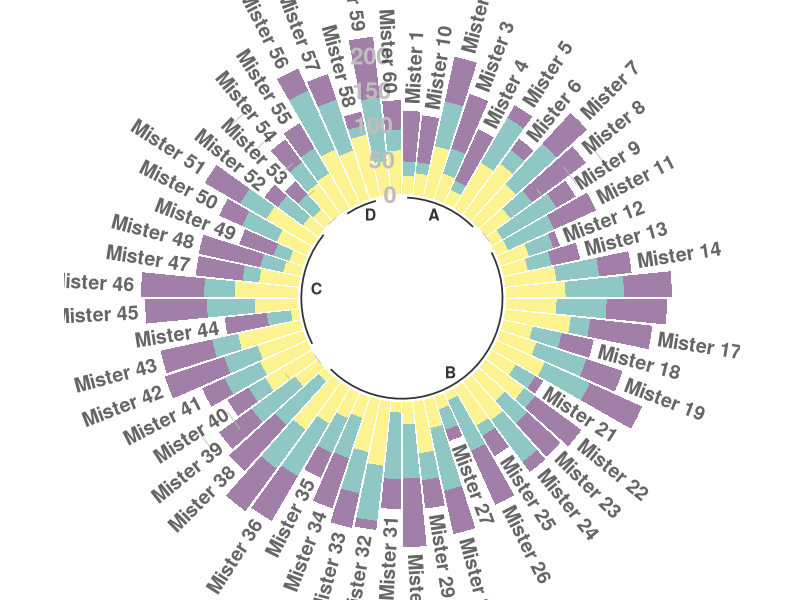

Here is the R script that generated this plot:
# library
library(tidyverse)
library(viridis)

# Create dataset
data <- data.frame(
  individual=paste( "Mister ", seq(1,60), sep=""),
  group=c( rep('A', 10), rep('B', 30), rep('C', 14), rep('D', 6)) ,
  value1=sample( seq(10,100), 60, replace=T),
  value2=sample( seq(10,100), 60, replace=T),
  value3=sample( seq(10,100), 60, replace=T)
)

# Transform data in a tidy format (long format)
data <- data %>% gather(key = "observation", value="value", -c(1,2)) 

# Set a number of 'empty bar' to add at the end of each group
empty_bar <- 2
nObsType <- nlevels(as.factor(data$observation))
to_add <- data.frame( matrix(NA, empty_bar*nlevels(data$group)*nObsType, ncol(data)) )
colnames(to_add) <- colnames(data)
to_add$group <- rep(levels(data$group), each=empty_bar*nObsType )
data <- rbind(data, to_add)
data <- data %>% arrange(group, individual)
data$id <- rep( seq(1, nrow(data)/nObsType) , each=nObsType)

# Get the name and the y position of each label
label_data <- data %>% group_by(id, individual) %>% summarize(tot=sum(value))
number_of_bar <- nrow(label_data)
angle <- 90 - 360 * (label_data$id-0.5) /number_of_bar     # I substract 0.5 because the letter must have the angle of the center of the bars. Not extreme right(1) or extreme left (0)
label_data$hjust <- ifelse( angle < -90, 1, 0)
label_data$angle <- ifelse(angle < -90, angle+180, angle)

# prepare a data frame for base lines
base_data <- data %>% 
  group_by(group) %>% 
  summarize(start=min(id), end=max(id) - empty_bar) %>% 
  rowwise() %>% 
  mutate(title=mean(c(start, end)))

# prepare a data frame for grid (scales)
grid_data <- base_data
grid_data$end <- grid_data$end[ c( nrow(grid_data), 1:nrow(grid_data)-1)] + 1
grid_data$start <- grid_data$start - 1
grid_data <- grid_data[-1,]

# Make the plot
p <- ggplot(data) +      
  
  # Add the stacked bar
  geom_bar(aes(x=as.factor(id), y=value, fill=observation), stat="identity", alpha=0.5) +
  scale_fill_viridis(discrete=TRUE) +
  
  # Add a val=100/75/50/25 lines. I do it at the beginning to make sur barplots are OVER it.
  geom_segment(data=grid_data, aes(x = end, y = 0, xend = start, yend = 0), colour = "grey", alpha=1, size=0.3 , inherit.aes = FALSE ) +
  geom_segment(data=grid_data, aes(x = end, y = 50, xend = start, yend = 50), colour = "grey", alpha=1, size=0.3 , inherit.aes = FALSE ) +
  geom_segment(data=grid_data, aes(x = end, y = 100, xend = start, yend = 100), colour = "grey", alpha=1, size=0.3 , inherit.aes = FALSE ) +
  geom_segment(data=grid_data, aes(x = end, y = 150, xend = start, yend = 150), colour = "grey", alpha=1, size=0.3 , inherit.aes = FALSE ) +
  geom_segment(data=grid_data, aes(x = end, y = 200, xend = start, yend = 200), colour = "grey", alpha=1, size=0.3 , inherit.aes = FALSE ) +
  
  # Add text showing the value of each 100/75/50/25 lines
  ggplot2::annotate("text", x = rep(max(data$id),5), y = c(0, 50, 100, 150, 200), label = c("0", "50", "100", "150", "200") , color="grey", size=6 , angle=0, fontface="bold", hjust=1) +
  
  ylim(-150,max(label_data$tot, na.rm=T)) +
  theme_minimal() +
  theme(
    legend.position = "none",
    axis.text = element_blank(),
    axis.title = element_blank(),
    panel.grid = element_blank(),
    plot.margin = unit(rep(-1,4), "cm") 
  ) +
  coord_polar() +
  
  # Add labels on top of each bar
  geom_text(data=label_data, aes(x=id, y=tot+10, label=individual, hjust=hjust), color="black", fontface="bold",alpha=0.6, size=5, angle= label_data$angle, inherit.aes = FALSE ) +
  
  # Add base line information
  geom_segment(data=base_data, aes(x = start, y = -5, xend = end, yend = -5), colour = "black", alpha=0.8, size=0.6 , inherit.aes = FALSE )  +
  geom_text(data=base_data, aes(x = title, y = -18, label=group), hjust=c(1,1,0,0), colour = "black", alpha=0.8, size=4, fontface="bold", inherit.aes = FALSE)


# Save at png
ggsave(p, file="output.png", width=10, height=10)